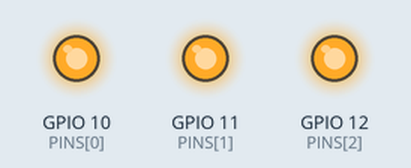
Simulated run of this program. Board: Raspberry Pi (BCM pin numbers). Parts: output pins drawn as LEDs (lit = HIGH). At 12.0 s the program stops and its outputs stay as they are.

Above: at 1.0 s.
At 3.0 s:
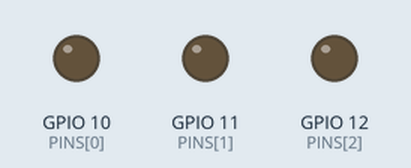
Timing chart, 0 to 5.2 s (numbered marks = the images above):
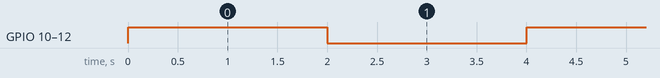

Measured:
- by itself, GPIO 10 (PINS[0]), GPIO 11 (PINS[1]), GPIO 12 (PINS[2]): alternates HIGH for 2.0 s and LOW for 2.0 s, 6 changes in all, then stays LOW

The program:

work1.py
```python
# -*- coding: utf-8 -*-
'''
第1回
LEDの点滅を3回繰り返すプログラムを作ってください。
LEDが3つのバージョンを作ってください。
'''

import RPi.GPIO as GPIO
import time

PINS=[10, 11, 12]

#毎回するおまじない
GPIO.setmode(GPIO.BCM)
GPIO.setup(PINS,GPIO.OUT)

for x in range(3):
    GPIO.output(PINS,GPIO.HIGH) # ピン10, 11, 12に電流を流す(HIGH)
    time.sleep(2)
    GPIO.output(PINS,GPIO.LOW)  # ピン10, 11, 12に流れる電流を0にする(LOW)
    time.sleep(2)
GPIO.cleanup()
```
